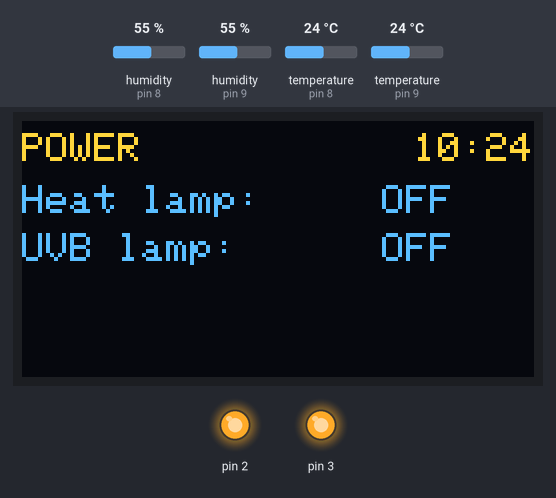
Simulated run of this sketch. Board: Arduino Uno, built with avr-gcc and run on an emulated ATmega328P. Parts: 128×64 one-colour display, output pins drawn as LEDs (lit = HIGH). The test bench sets the inputs (shaded band); at power-on: humidity (sensors on pin 8, pin 9) 55 %, temperature (sensors on pin 8, pin 9) 24 °C. The OLED is the two-colour kind (top 16 rows yellow); the local clock reads 2024-03-15 10:24:30 at power-on unless the sketch sets it; what the sketch prints to the serial monitor is not drawn.

Above: at 3.2 s.
3.3 s: humidity (sensor on pin 8) set to 22 %
At 8.0 s:
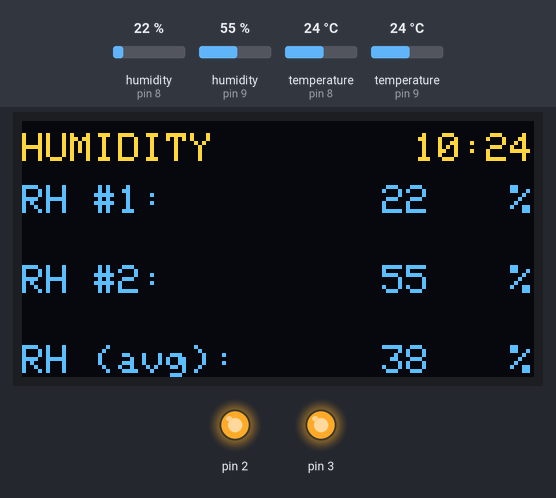
13.6 s: humidity (sensor on pin 9) set to 22 %
At 23.1 s:
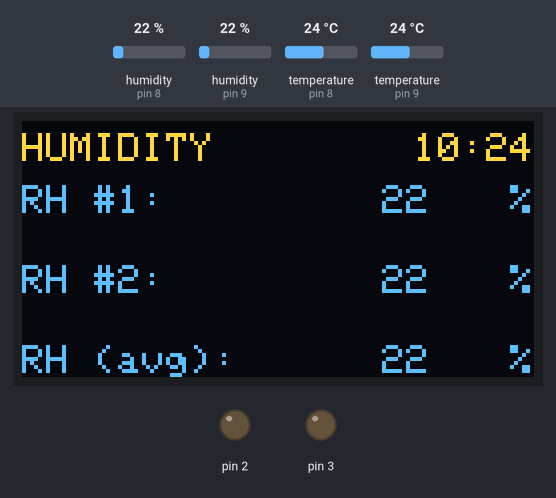
23.7 s: temperature (sensor on pin 8) set to 37.7 °C
At 28.6 s:
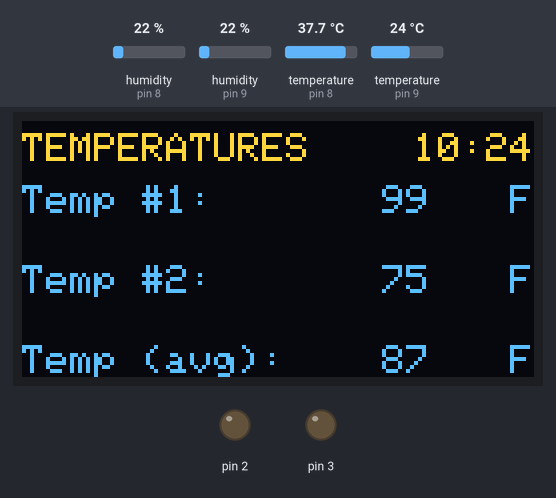
33.8 s: temperature (sensor on pin 8) set to 38.9 °C
At 43.6 s:
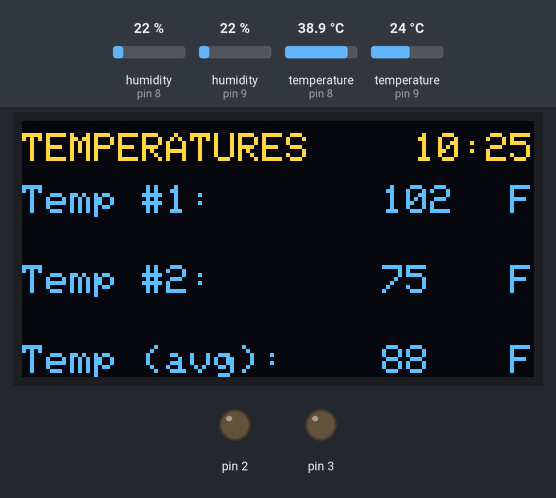
43.9 s: humidity (sensor on pin 9) set to 40 %
At 53.2 s:
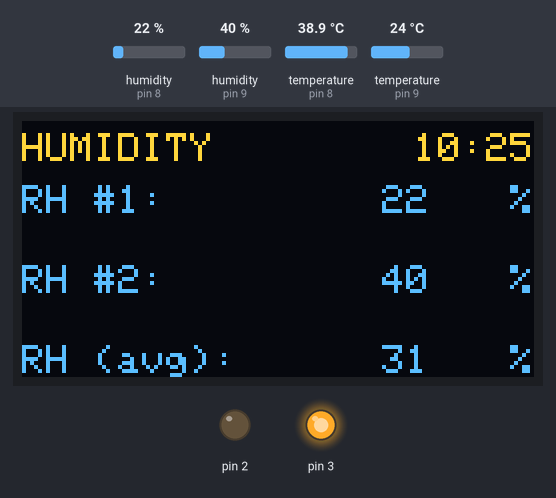
54.0 s: temperature (sensor on pin 9) set to 12 °C
At 58.7 s:
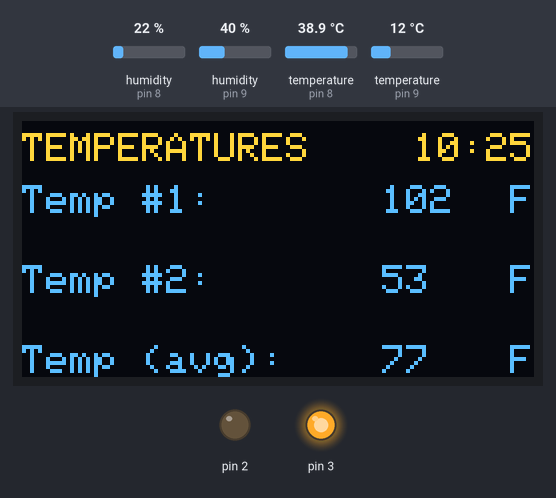
Timing chart, 0 to 60.2 s (numbered marks = the images above; inputs shaded):
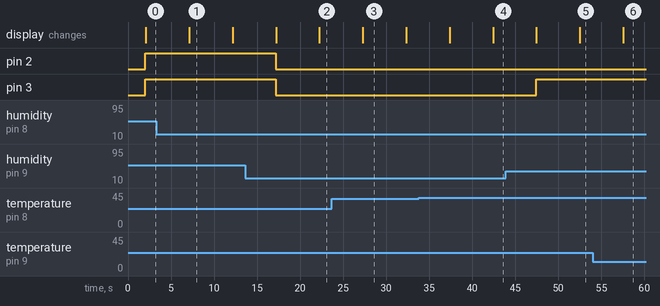

The sketch:

main.ino
```cpp
#include <Wire.h>
#include <Adafruit_GFX.h>
#include <Adafruit_SSD1306.h>
#include "DHT.h"
#include "RTClib.h"

#define SCREEN_WIDTH 128 // OLED display width, in pixels
#define SCREEN_HEIGHT 64 // OLED display height, in pixels
#define heatLamp (int)2
#define uvbLamp (int)3

Adafruit_SSD1306 display(SCREEN_WIDTH, SCREEN_HEIGHT, &Wire, -1);

RTC_DS3231 rtc; // creates rtc instance

DHT dht1(8, DHT22); DHT dht2(9, DHT22); // creates sensor instance

int temp1; int temp2; int hum1; int hum2; // declares variables to store temperature & humidity data

DateTime now; // creates DateTime instance for use with rtc

void setup() {
	Serial.begin(9600);
	pinMode(heatLamp,OUTPUT);
	pinMode(uvbLamp,OUTPUT);
	dht1.begin();
	dht2.begin();

	// serial troubleshooting for display.
	if(!display.begin(SSD1306_SWITCHCAPVCC, 0x3C)) {
		Serial.println(F("SSD1306 allocation failed"));
		for(;;);
		}

	// serial troubleshooting for rtc. replace with display output in the future.
	if (! rtc.begin()) {
    	Serial.println("Couldn't find RTC");
    	Serial.flush();
    	abort();
		}

	if (rtc.lostPower()) {
		Serial.println("RTC lost power, let's set the time!");
		rtc.adjust(DateTime(F(__DATE__), F(__TIME__)));
		}

	delay(2000);
	display.clearDisplay();
	display.setTextColor(WHITE);
	display.setTextSize(1);

	// initializes both lamps as off
	digitalWrite(uvbLamp, HIGH); digitalWrite(heatLamp, HIGH);
}

void switchControl() {
  // If it is daytime, set lamps depending on temp.
	  if (now.hour()<21 && now.hour()>=8) {
    if (temp1>100 || temp2>85) { digitalWrite(uvbLamp,HIGH); digitalWrite(2,LOW); }
	  else { digitalWrite(uvbLamp,LOW); digitalWrite(2,LOW); }
  }

  // If it is nighttime, set lamps depending on temp.
	else {
    if (((temp1+temp2)/2)<65) {digitalWrite(heatLamp,LOW); digitalWrite(uvbLamp,HIGH); }
		else { digitalWrite(uvbLamp, HIGH); digitalWrite(heatLamp, HIGH);}
	}
}

void getData() {
	now = rtc.now();
	hum1 = dht1.readHumidity(); temp1 = dht1.readTemperature(true);		// true means fahrenheit
	hum2 = dht2.readHumidity(); temp2 = dht2.readTemperature(true);		// true means fahrenheit
}

void displayTime() {
	display.setCursor(98,3);
	if (now.hour()<10) display.print(" "); // ensures proper number placement
	display.print(now.hour(),DEC);
	display.print(":");
	if (now.minute()<10) display.print("0"); // ensures proper number placement
	display.print(now.minute(),DEC);
}

void displaySwitch() {
  Serial.println("Now displaying power");

	display.clearDisplay();
	displayTime();

	display.setCursor(0,3);
	display.print("POWER");

	display.setCursor(0, 16);
	display.println("Heat lamp:");
	display.setCursor(90,16);
	if (digitalRead(2)==LOW) display.print("ON");
	else display.print("OFF");

	display.setCursor(0, 28);
	display.println("UVB lamp:");
	display.setCursor(90,28);
	if (digitalRead(uvbLamp)==LOW) display.print("ON");
	else display.print("OFF");

	display.display();
  delay(5000);
}

void displayTemp() {
  Serial.println("Now displaying temperature");
	display.clearDisplay();
	displayTime();
	display.setCursor(0,3);
	display.print("TEMPERATURES");

	display.setCursor(0, 16);
	display.println("Temp #1:");
	display.setCursor(90,16);
	display.println(temp1);
	display.setCursor(122, 16);
	display.println("F");

	display.setCursor(0, 36);
	display.println("Temp #2:");
	display.setCursor(90,36);
	display.print(temp2);
	display.setCursor(122,36);
	display.print("F");

	display.setCursor(0, 56);
	display.println("Temp (avg):");
	display.setCursor(90,56);
	display.print((temp1+temp2)/2);
	display.setCursor(122,56);
	display.print("F");

	display.display();
  delay(5000);
}

void displayHum() {
  Serial.println("Now displaying humidity");
	display.clearDisplay();
	displayTime();
	display.setCursor(0,3);
	display.print("HUMIDITY");

	display.setCursor(0, 16);
	display.println("RH #1:");
	display.setCursor(90,16);
	display.println(hum1);
	display.setCursor(122, 16);
	display.println("%");

	display.setCursor(0, 36);
	display.println("RH #2:");
	display.setCursor(90,36);
	display.print(hum2);
	display.setCursor(122,36);
	display.print("%");

	display.setCursor(0, 56);
	display.println("RH (avg):");
	display.setCursor(90,56);
	display.print((hum1+hum2)/2);
	display.setCursor(122,56);
	display.print("%");
	display.display();
  delay(5000);
}

void loop() {
	getData(); displaySwitch();
	getData(); displayHum();
	getData(); displayTemp();
    switchControl();
	}
```

Measured:
- what the display in image 1 shows lasts 5.1 s, from 7.1 s to 12.2 s
